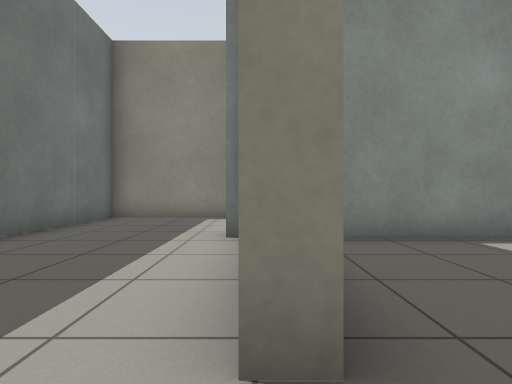
[1] (above)

24 first-person views from a walk through a robot-simulator world made for Gazebo. The camera is 0.72 m above the floor, looks level and sees 80° across. The floor is counted in squares, 1 m on a side. Each view is taken from the middle of a square. On the plan, view 1 faces up. The plan holds only what a view shows up to about 10 squares ahead; the rest is blank. Surface patterns are stand-ins for the level's own textures.

[2]
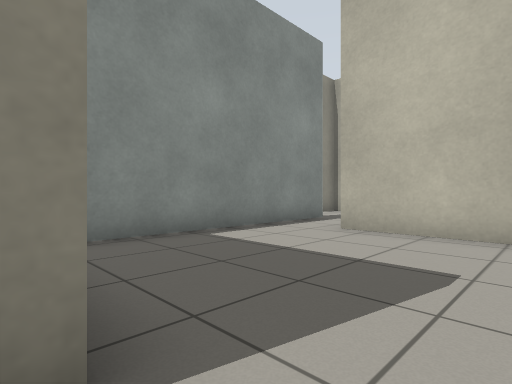

[3]
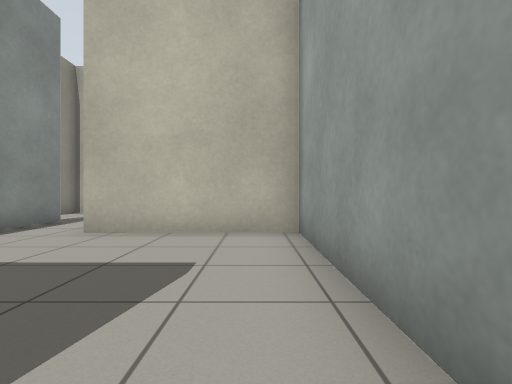

[4]
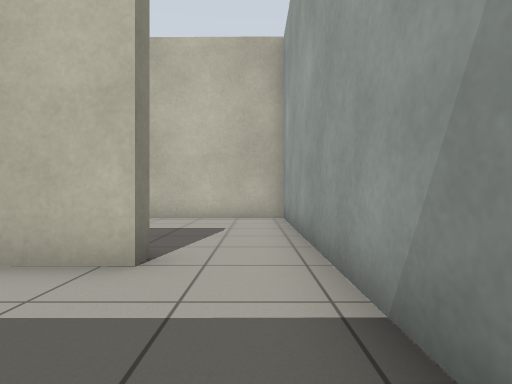

[5]
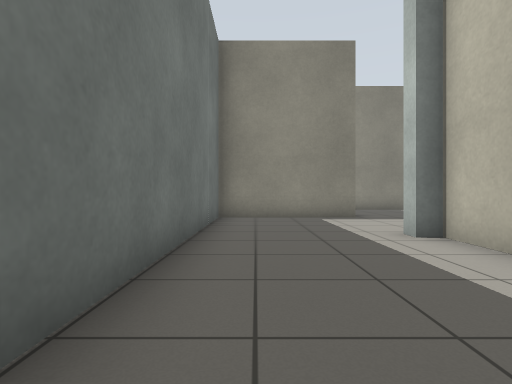

[6]
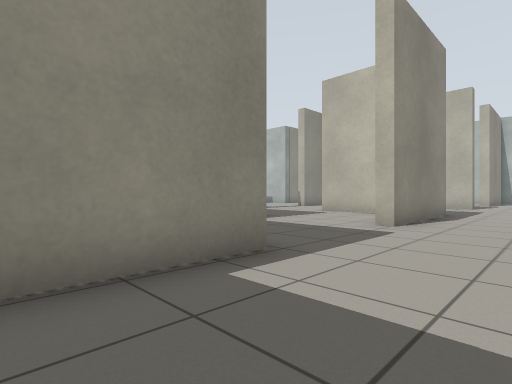

[7]
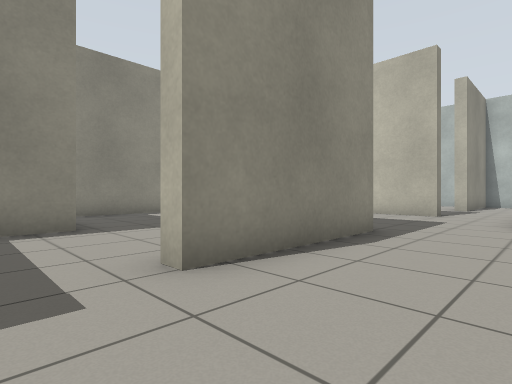

[8]
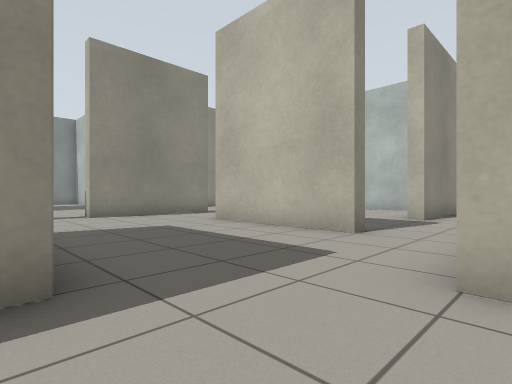

[9]
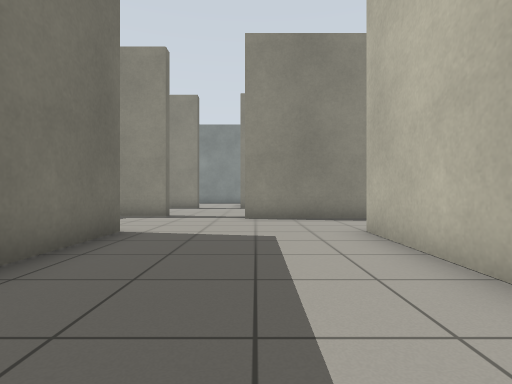

[10]
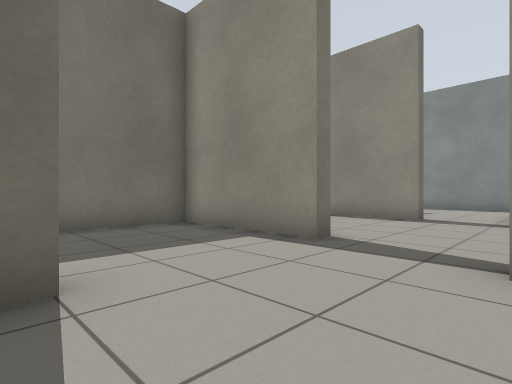

[11]
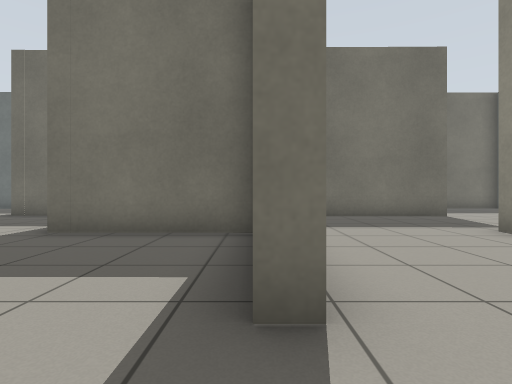

[12]
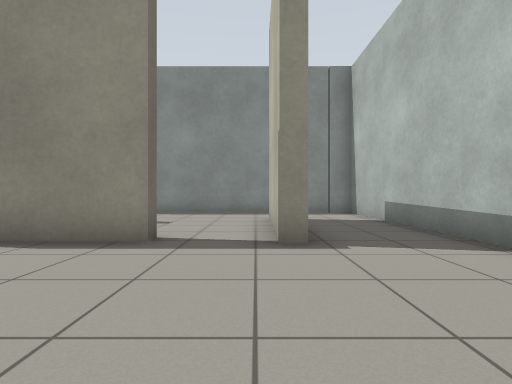

[13]
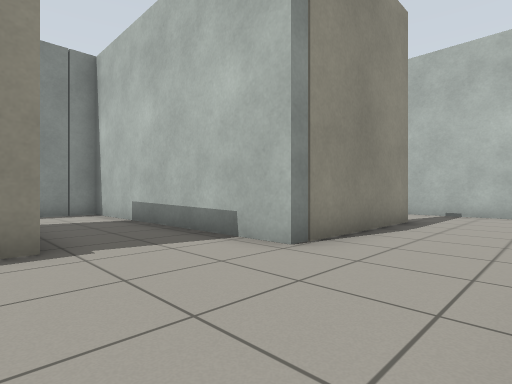

[14]
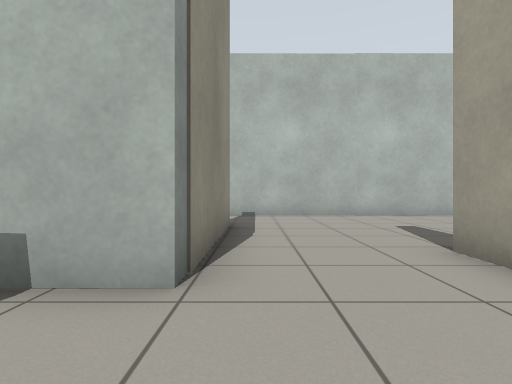

[15]
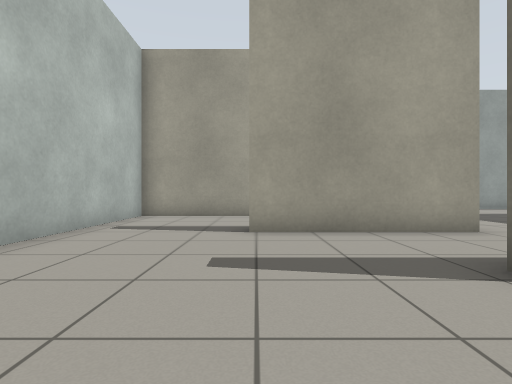

[16]
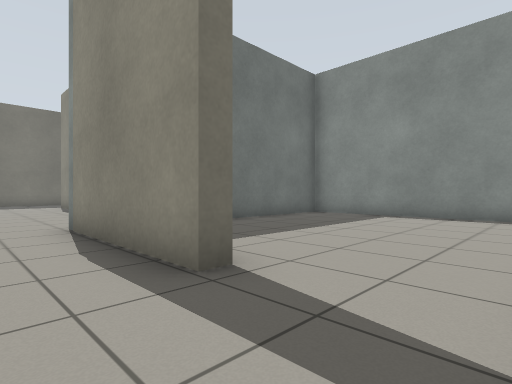

[17]
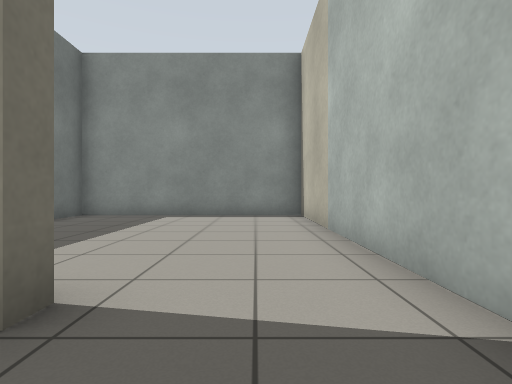

[18]
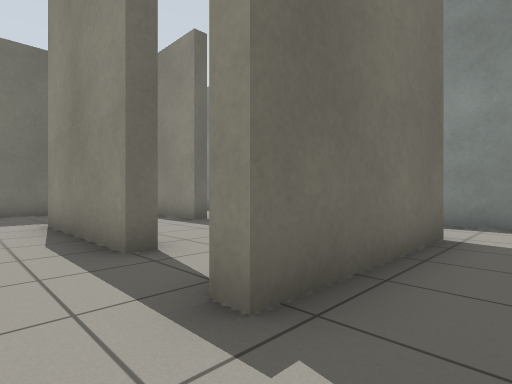

[19]
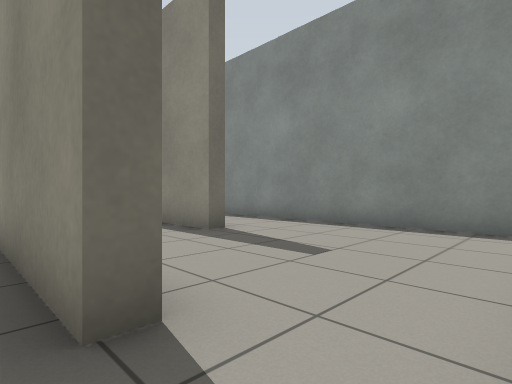

[20]
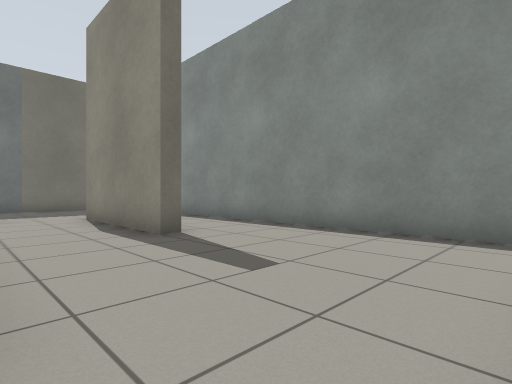

[21]
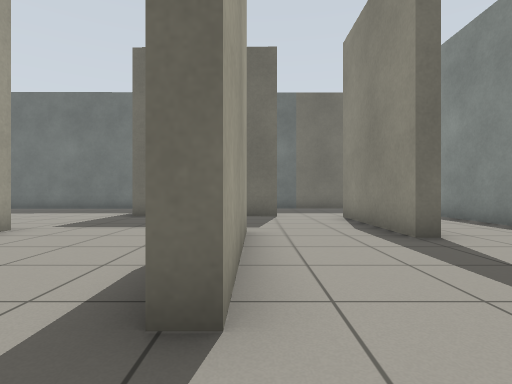

[22]
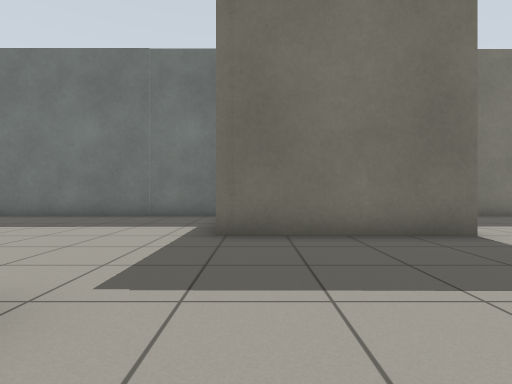

[23]
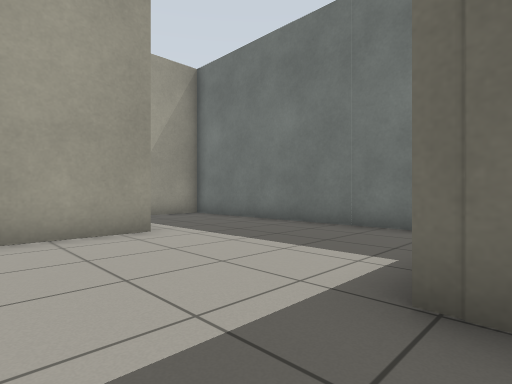

[24]
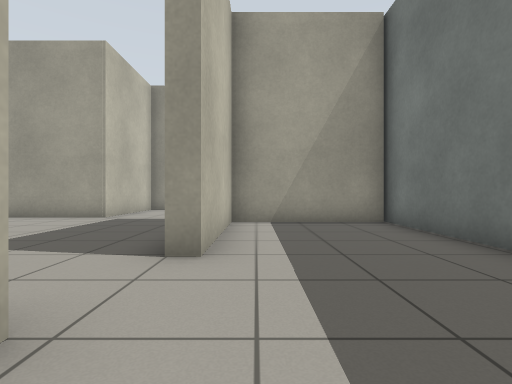

### Floor plan
Points are (right, up) in squares from view 1. A wall is a line through its corners. A room is listed if a view was taken in it or the views show most of it. See-through windows are left out.
Room 1 (views 1, 2, 3)
walls: (0.4, 1.2) (-0.1, 1.2); (5.6, 4.8) (1.4, 4.8); (-0.6, -0.8) (5.4, -0.8) (5.4, 3.1)
ways out: opening at (0, 0.5) to room 2; opening at (6, 4)
Room 2 (views 4, 5, 6, 7, 8, 9, 10)
walls: (7.6, 8.4) (3.5, 8.4) (3.5, 8.9); (7.5, 12.5) (7.5, 9.9); (-0.1, 9.8) (-0.1, 8.6) (-4.1, 8.6) (-4, 1.2); (-0.5, 4.8) (-0.5, 5.3); (12, 8.4) (12, 12.6) (13.4, 12.6); (-0.1, 1.2) (0, 4.8); (7.5, 16.4) (7.5, 16) (3.6, 16) (3.6, 12.3) (2.5, 12.3); (13, 15.2) (9.6, 15.2) (9.6, 15.6); (-2.1, -0.8) (-0.6, -0.8)
ways out: opening at (0, 0.5) to room 1; opening at (8.5, 15.5) to room 3; opening at (12.5, 13.5) to room 3; opening at (8.5, 5.5); opening at (12, 7.5)
Room 3 (views 11, 12, 13, 14, 15, 16, 17, 18, 19, 20, 21, 22, 23)
walls: (12.8, 15.6) (13.8, 15.6); (16.7, 19) (16.7, 18.6) (12.3, 18.6) (12.3, 26.4) (9.6, 26.4); (7.5, 20.8) (7.5, 20.4) (3.4, 20.4); (9.8, 24.3) (9.7, 20.2) (9.3, 20.2) (9.3, 21.4); (13.4, 12.6) (16.1, 12.6); (3.6, 20.8) (4.6, 20.8); (4.2, 23.5) (0.1, 23.5); (3.2, 16.4) (6, 16.4); (16.1, 8.9) (19.4, 8.9) (19.4, 26.4) (12.7, 26.4) (12.7, 22.3); (-0.4, 21.6) (0, 21.6) (0, 17.3)
ways out: opening at (8.5, 15.5) to room 2; opening at (12.5, 13.5) to room 2; opening at (0.5, 22.5) to room 4; opening at (1.5, 16.5) to room 5; opening at (4, 22.5) to room 6; opening at (8.5, 21) to room 6; opening at (10, 25.5) to room 6; opening at (16, 10.5)
Room 4 (view 24)
walls: (-4.1, 21.3) (-4.1, 17.7) (-0.4, 17.7) (-0.4, 21.6); (-4.1, 25.7) (-4.1, 24.7)
ways out: opening at (0.5, 22.5) to room 3
Room 5 (no view inside)
walls: (-0.4, 12.7) (1.6, 12.7); (-4.1, 16.9) (-4.1, 9.9); (3.2, 15) (3.2, 16.4); (-3.2, 9) (-2.4, 9)
ways out: opening at (1.5, 16.5) to room 3
Room 6 (no view inside)
walls: (4.2, 24) (4.2, 23.5); (4.6, 20.8) (7.5, 20.8); (9.3, 21.4) (9.4, 24.2); (9.6, 26.4) (0, 26.4)
ways out: opening at (4, 22.5) to room 3; opening at (8.5, 21) to room 3; opening at (10, 25.5) to room 3

Where each view was taken, in squares from view 1:
view 1: 0 up, 0 right, facing up
view 2: 0 up, 0 right, facing up-right
view 3: 0 up, 0 right, facing right
view 4: 0 up, 3 left, facing right
view 5: 0 up, 3 left, facing up
view 6: 6 up, 3 left, facing up-right
view 7: 6 up, 2 right, facing up-right
view 8: 6 up, 7 right, facing up-right
view 9: 7 up, 10 right, facing up
view 10: 12 up, 10 right, facing up-left
view 11: 16 up, 9 right, facing left
view 12: 16 up, 9 right, facing up
view 13: 16 up, 9 right, facing up-right
view 14: 18 up, 10 right, facing right
view 15: 18 up, 16 right, facing down
view 16: 17 up, 19 right, facing up-left
view 17: 17 up, 18 right, facing up
view 18: 19 up, 11 right, facing up-left
view 19: 20 up, 9 right, facing up-left
view 20: 21 up, 9 right, facing up-left
view 21: 21 up, 9 right, facing left
view 22: 18 up, 5 right, facing left
view 23: 18 up, 2 right, facing down-left
view 24: 25 up, 1 left, facing down
